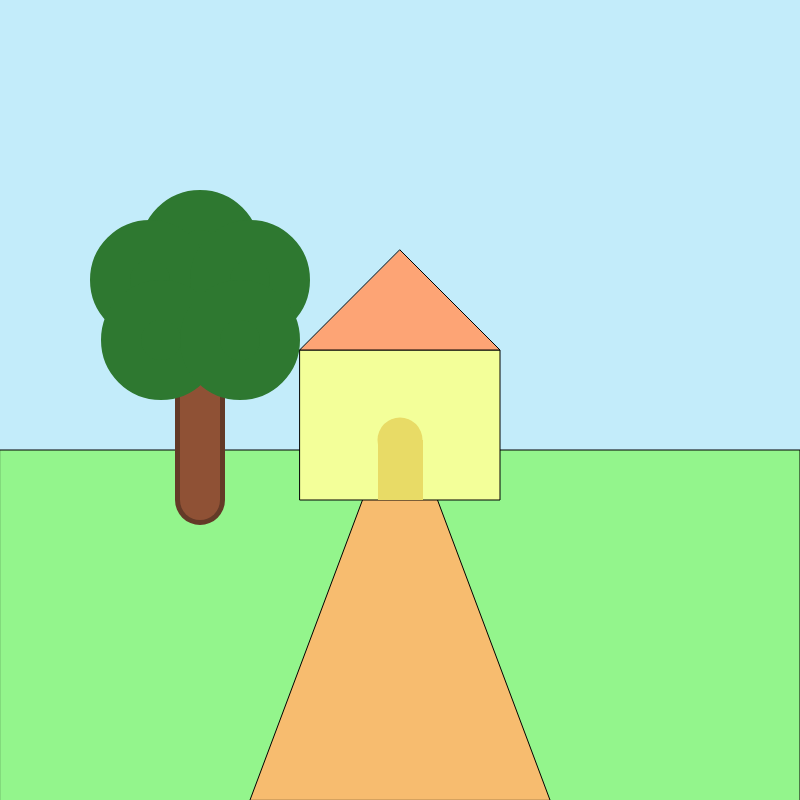
Frame 1 (no input)
Frame 60 (no input): identical to frame 1, image omitted
Frame 120 (the mouse pressed at the canvas centre since frame 60): identical to frame 1, image omitted

The p5.js sketch that drew this single still picture (run headless with seeded random() and noise() and a simulated clock; from frame 60 on, the mouse is pressed at the canvas centre):

// p5.js sketch
// ── sketch.js
function setup() {
  createCanvas(800, 800);
}

function draw() {
  background(195, 236, 250);
  stroke(0)
  //ellipse(400,400,20,20)
  //quad(350,500,300,800,500,800,450,500,)

  //grass
  fill(147, 245, 140)
  rect(0,450,width,height/2)

  //road
  fill(247, 188, 111)
  triangle(250,800,400,400,550,800)

  //house
  fill(243, 255, 153)
  rect(300,350,200,150)

  fill(253,164,117)
  triangle(300,350,500,350,400,250)
  

  //door
  noStroke();
  fill(232, 219, 102)
  ellipse(400,440,45,45)
  rect(378,440,45,60)

  Tree(200,300)
}

function Tree(x,y){
  push();
  strokeWeight(50);
  stroke(99, 58, 39);
  line(x,y,x,y+200);
  strokeWeight(40);
  stroke(143, 81, 53);
  line(x,y,x,y+200);

  fill(46, 120, 48);
  stroke(46, 120, 48)
  circle(x,y-50,80);
  circle(x-50,y-20,80);
  circle(x+50,y-20,80);
  circle(x-39,y+40,80);
  circle(x+40,y+40,80);
  pop();
}
